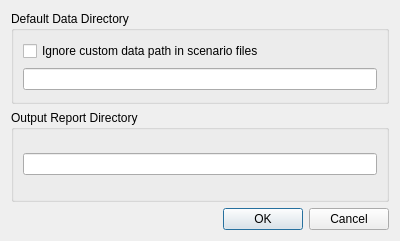
<?xml version="1.0" encoding="UTF-8"?>
<ui version="4.0">
 <class>BatchOptionBase</class>
 <widget class="QDialog" name="BatchOptionBase">
  <property name="geometry">
   <rect>
    <x>0</x>
    <y>0</y>
    <width>400</width>
    <height>241</height>
   </rect>
  </property>
  <property name="windowTitle">
   <string>Dialog</string>
  </property>
  <layout class="QVBoxLayout" name="verticalLayout">
   <item>
    <widget class="QGroupBox" name="groupBox">
     <property name="title">
      <string>Default Data Directory</string>
     </property>
     <layout class="QVBoxLayout" name="verticalLayout_2">
      <item>
       <widget class="QCheckBox" name="cbIgnoreDataPath">
        <property name="text">
         <string>Ignore custom data path in scenario files</string>
        </property>
       </widget>
      </item>
      <item>
       <widget class="PathLineEdit" name="pleDataPath"/>
      </item>
     </layout>
    </widget>
   </item>
   <item>
    <widget class="QGroupBox" name="groupBox_2">
     <property name="title">
      <string>Output Report Directory</string>
     </property>
     <layout class="QVBoxLayout" name="verticalLayout_3">
      <item>
       <widget class="PathLineEdit" name="pleReportPath"/>
      </item>
     </layout>
    </widget>
   </item>
   <item>
    <widget class="QDialogButtonBox" name="buttonBox">
     <property name="orientation">
      <enum>Qt::Horizontal</enum>
     </property>
     <property name="standardButtons">
      <set>QDialogButtonBox::Cancel|QDialogButtonBox::Ok</set>
     </property>
    </widget>
   </item>
  </layout>
 </widget>
 <customwidgets>
  <customwidget>
   <class>PathLineEdit</class>
   <extends>QLineEdit</extends>
   <header location="global">safe_qgis/path_line_edit.h</header>
  </customwidget>
 </customwidgets>
 <resources/>
 <connections>
  <connection>
   <sender>buttonBox</sender>
   <signal>accepted()</signal>
   <receiver>BatchOptionBase</receiver>
   <slot>accept()</slot>
   <hints>
    <hint type="sourcelabel">
     <x>248</x>
     <y>254</y>
    </hint>
    <hint type="destinationlabel">
     <x>157</x>
     <y>274</y>
    </hint>
   </hints>
  </connection>
  <connection>
   <sender>buttonBox</sender>
   <signal>rejected()</signal>
   <receiver>BatchOptionBase</receiver>
   <slot>reject()</slot>
   <hints>
    <hint type="sourcelabel">
     <x>316</x>
     <y>260</y>
    </hint>
    <hint type="destinationlabel">
     <x>286</x>
     <y>274</y>
    </hint>
   </hints>
  </connection>
 </connections>
</ui>
